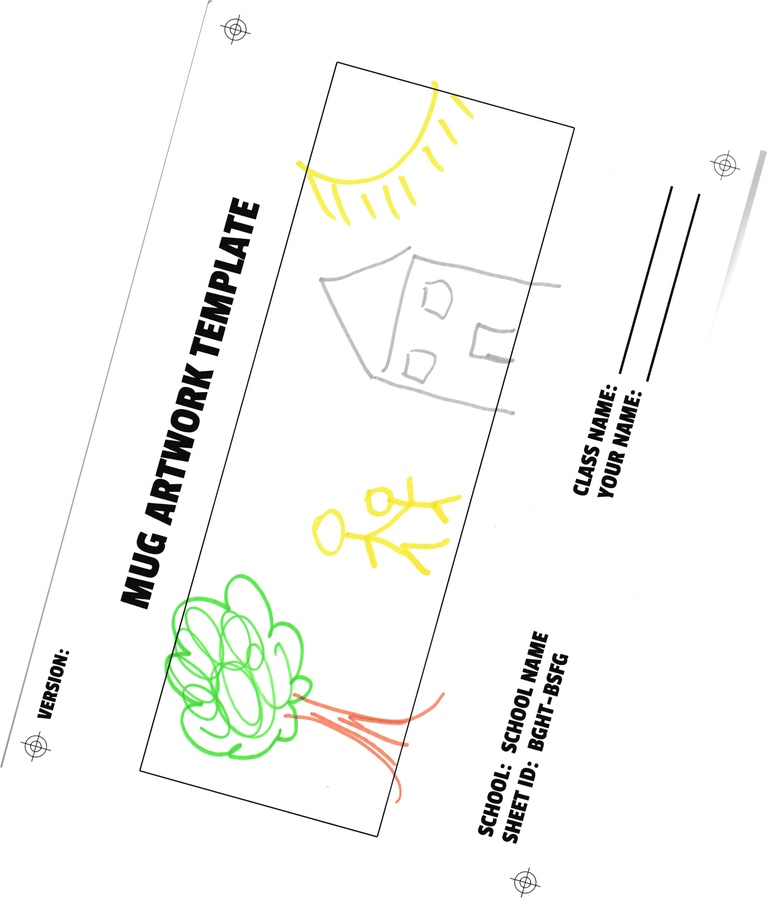
#> input picture samp_balanced.jpg, 767 x 919 px, shrunk from 3380 x 4050 before the run
$ python extract.py
#> lines starting #> are read from the running program, lines starting #| are printed output that depends on the picture; after the words box and inside, x2 and y2 are one past the last pixel; in counts of white or black regions, pixels touching at a corner belong together
import cv2
import numpy as np

img = cv2.imread('samp_balanced.jpg')
#> img is the input picture: shape (919, 767, 3); mean B, G, R 245, 247.5, 246.7
img2 = cv2.imread('samp_balanced.jpg')

kernel = np.ones((5,5),np.uint8)
img = cv2.erode(img,kernel,iterations = 1)
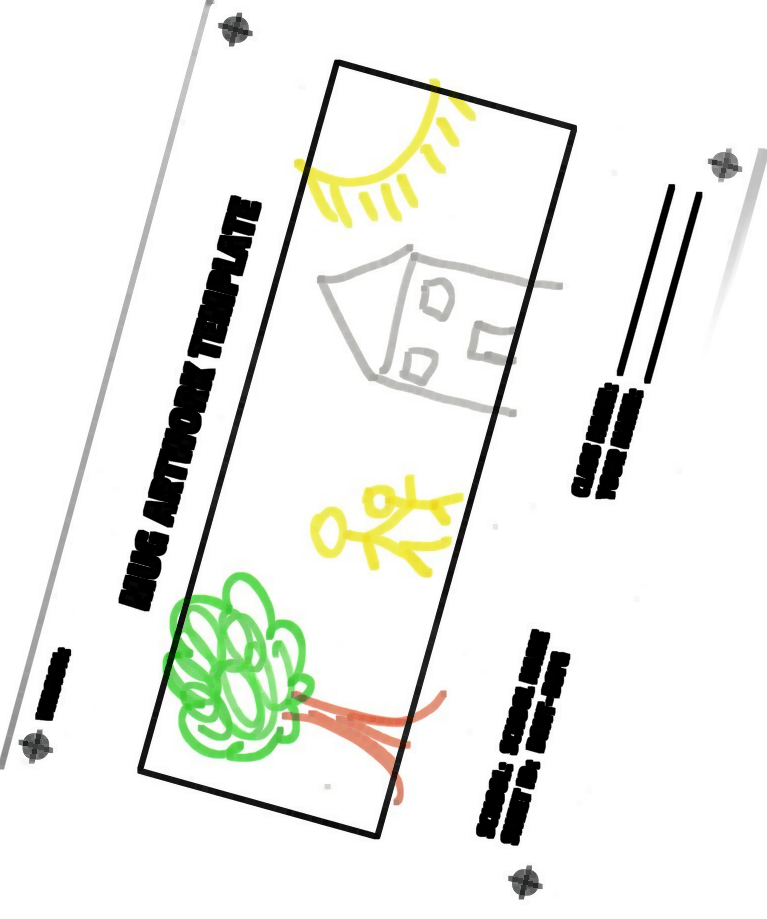
#> img: shape (919, 767, 3); mean B, G, R 232, 236.7, 235.2
gray = cv2.cvtColor(img, cv2.COLOR_BGR2GRAY)
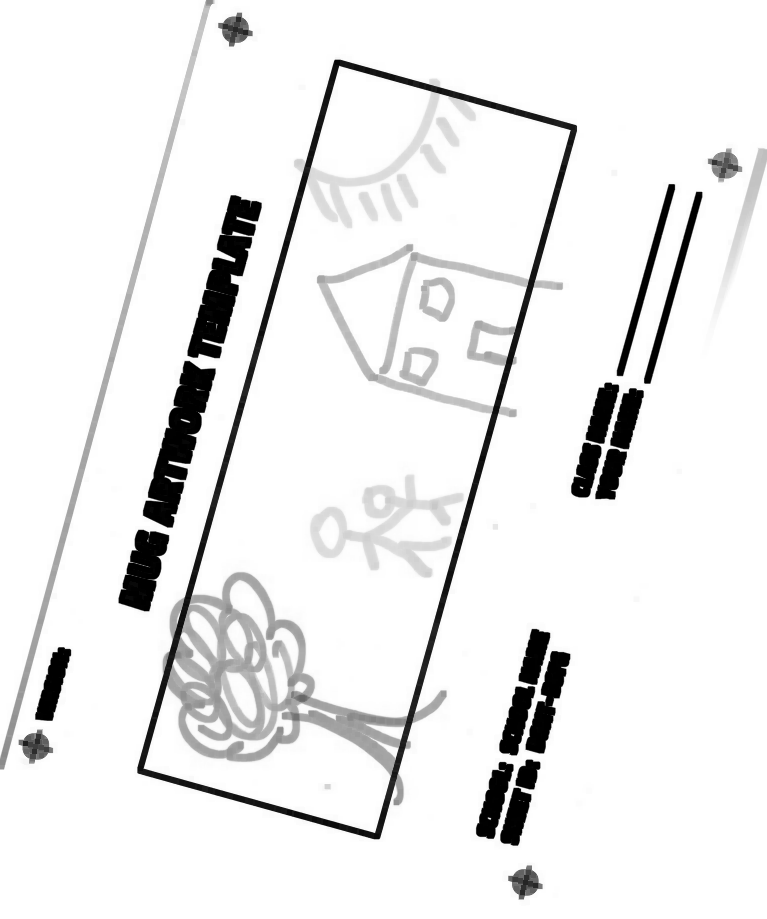
#> gray: shape (919, 767); min 0, max 255, mean 235.7

edges = cv2.Canny(gray, 20, 80)
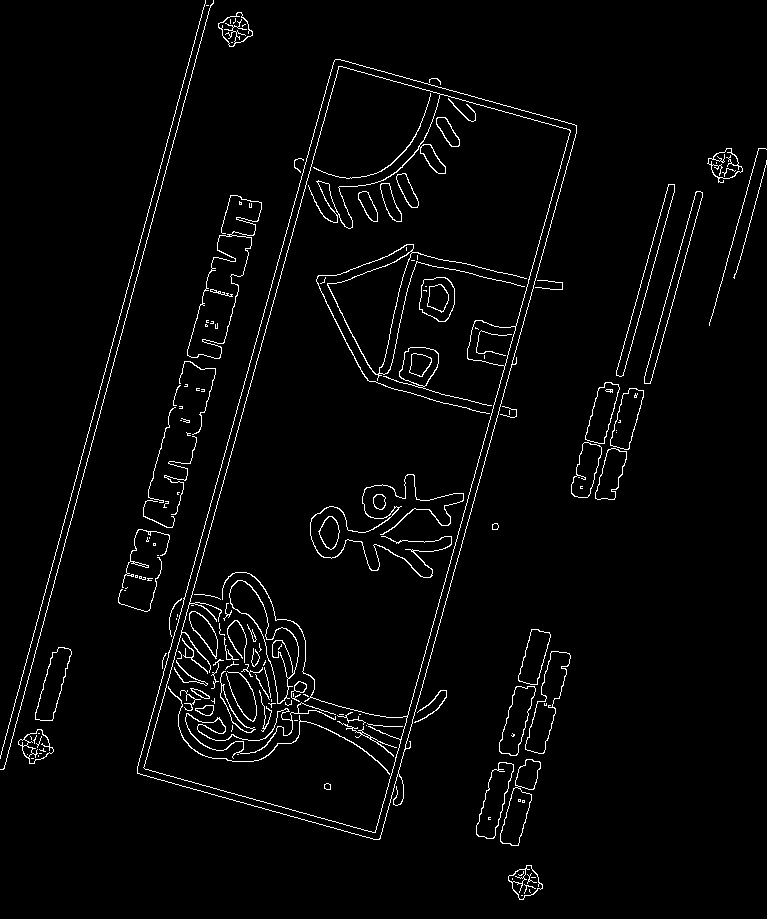
#> edges: shape (919, 767); 2.8% white in thin lines or dots
contours, hierarchy = cv2.findContours(edges, cv2.RETR_EXTERNAL, cv2.CHAIN_APPROX_SIMPLE)
#> contours = 61 contours, 39 with area under 20; largest, box (x1, y1, x2, y2) and area: (137, 59, 577, 840) 187486, (187, 195, 262, 359) 3806, (525, 651, 571, 754) 1914, (500, 759, 541, 846) 1602, (476, 762, 514, 839) 1452

max_area = 0
max_contour = None

for cnt in contours:
    area = cv2.contourArea(cnt)
    x, y, w, h = cv2.boundingRect(cnt)

    if area > max_area:
        max_area = area
        max_contour = cnt
#> this loop made 61 passes
#> (area, x, y, w, h, max_area) on passes 1, 2, 3, 8, 49, 57: (689, 508, 865, 35, 35, 689), (1451.5, 476, 762, 38, 77, 1451.5), (1601.5, 500, 759, 41, 87, 1601.5), (1914, 525, 651, 46, 103, 1914), (3805.5, 187, 195, 75, 164, 3805.5), (187486.5, 137, 59, 440, 781, 187486.5)
#> (area, x, y, w, h) on passes 4, 5, 6, 9, 10, 24: (690.5, 18, 729, 36, 35), (40, 414, 690, 33, 33), (1344, 499, 686, 37, 70), (1312.5, 35, 647, 37, 74), (1057, 518, 629, 33, 56), (60, 122, 529, 48, 59)
#> after the loop, max_area = 187486.5; max_contour = contour of 1121 points, box (x1, y1, x2, y2) (137, 59, 577, 840), area 187486

if max_contour is not None:
    x, y, w, h = cv2.boundingRect(max_contour)
#> x = 137; y = 59; w = 440; h = 781
    # cv2.rectangle(img, (x, y), (x+w, y+h), (0, 255, 0), 3)
    roi = img2[y:y+h, x:x+w]
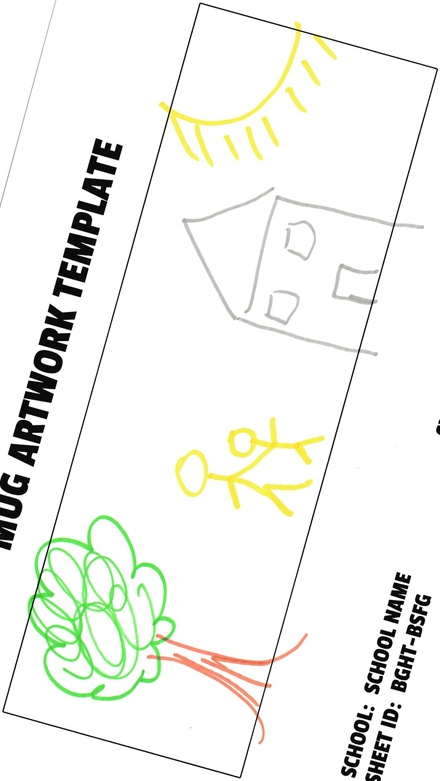
#> roi: shape (781, 440, 3); mean B, G, R 238.2, 243.2, 241.7
    cv2.imwrite('samp_balanced_extracted.jpg', roi)
# cv2.imwrite('samp_balanced_extracted.jpg', img)

$ run again, with aaaaa.jpg copied over samp_balanced.jpg
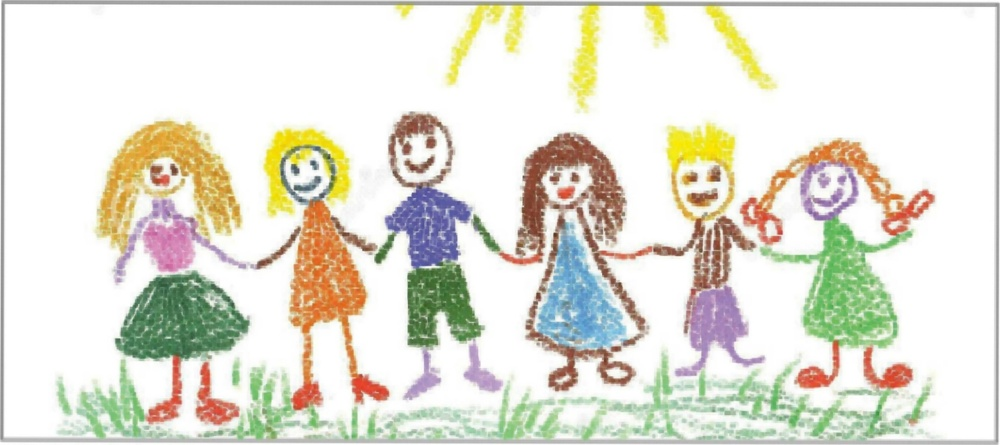
#> input picture aaaaa.jpg, 1000 x 445 px, shrunk from 2642 x 1177 before the run
#> img is the input picture: shape (445, 1000, 3); mean B, G, R 212.9, 225.3, 227.1
#> `edges = cv2.Canny(gray, 20, 80)`:
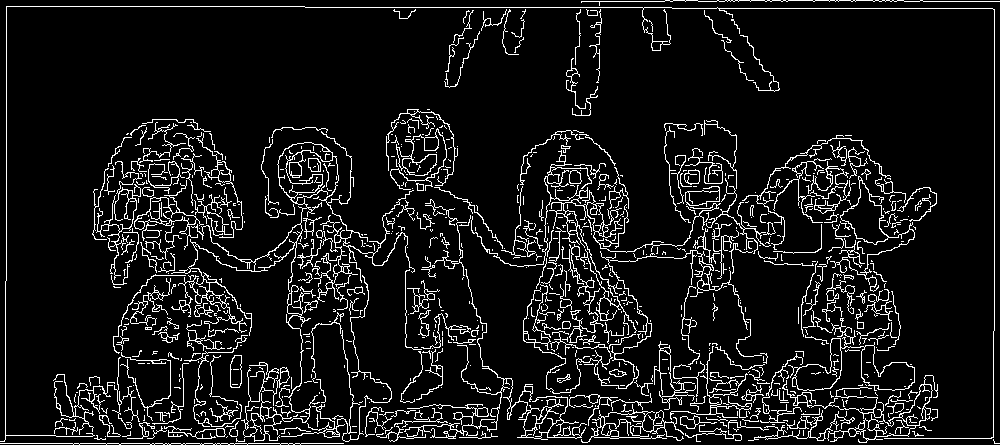
#> edges: shape (445, 1000); 8.9% white in thin lines or dots
#> contours = 717 contours, 628 with area under 20; largest, box (x1, y1, x2, y2) and area: (171, 131, 415, 336) 3104, (788, 318, 915, 391) 2614, (830, 176, 915, 292) 1528, (581, 404, 684, 443) 1168, (782, 375, 938, 443) 1115
#> the loop `for cnt in contours:` made 717 passes
#> (area, x, y, w, h, max_area) on passes 23, 48, 79, 278, 673: (87, 164, 426, 62, 13, 87), (169.5, 680, 415, 37, 14, 169.5), (1168, 581, 404, 103, 39, 1168), (2614, 788, 318, 127, 73, 2614), (3103.5, 171, 131, 244, 205, 3103.5)
#> after the loop `for cnt in contours:`: max_area = 3103.5; max_contour = contour of 1949 points, box (x1, y1, x2, y2) (171, 131, 415, 336), area 3104
#> `roi = img2[y:y+h, x:x+w]`:
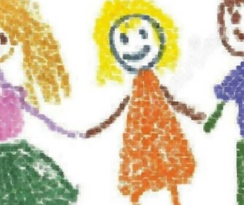
#> roi: shape (205, 244, 3); mean B, G, R 174.7, 204.7, 217.4

$ run again, with balanced.jpg copied over samp_balanced.jpg
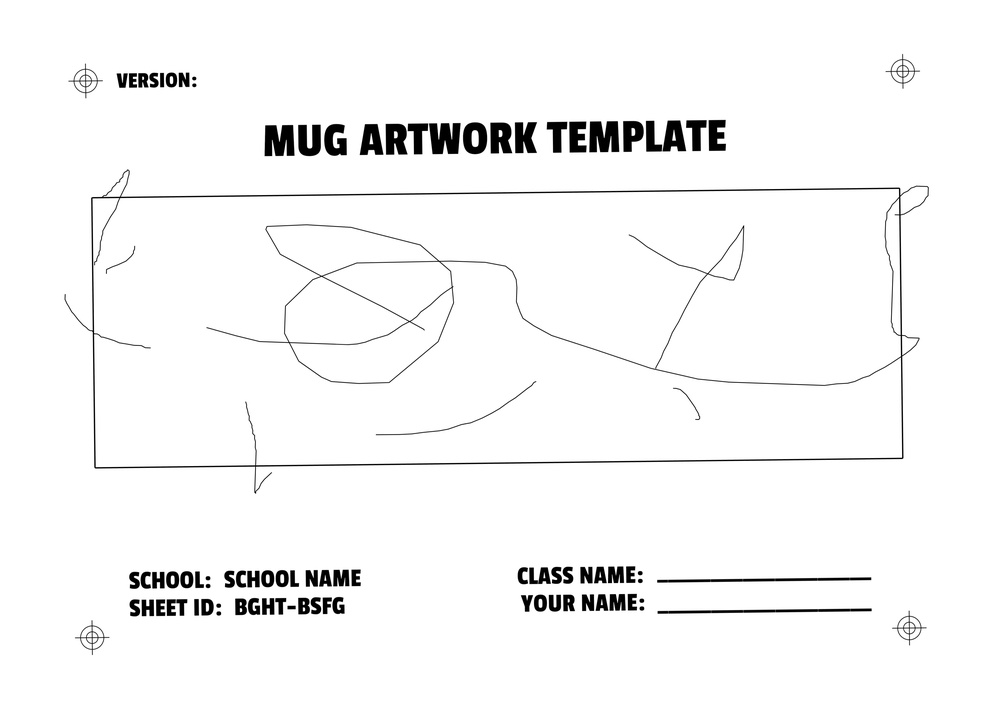
#> input picture balanced.jpg, 995 x 709 px, shrunk from 3934 x 2803 before the run
#> img is the input picture: shape (709, 995, 3); min 0, max 255, mean 246.4
#> `edges = cv2.Canny(gray, 20, 80)`:
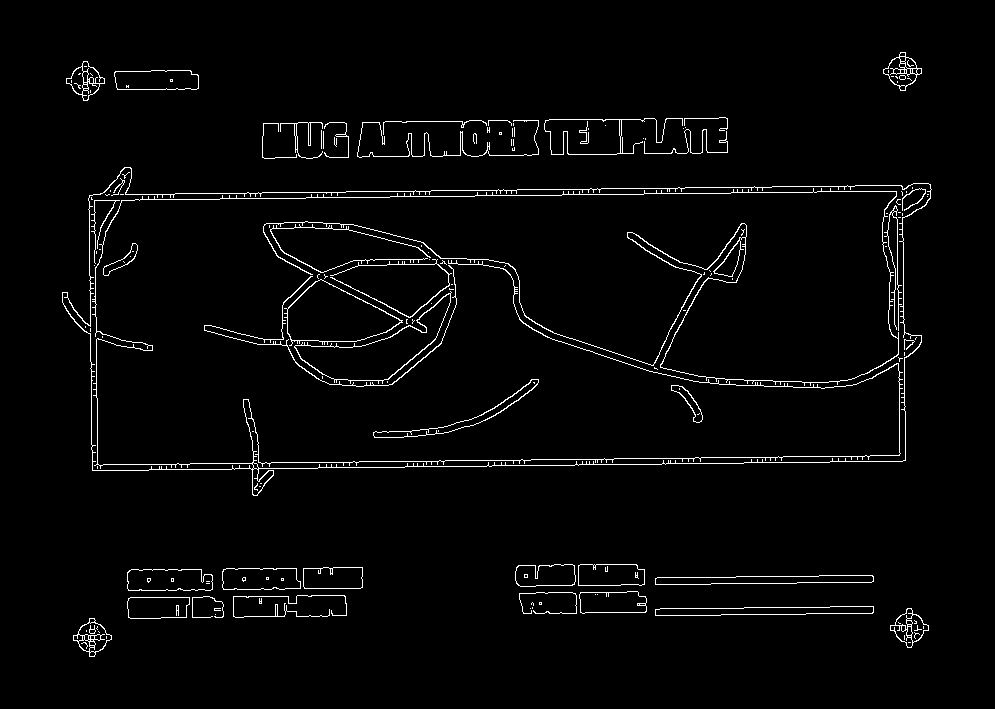
#> edges: shape (709, 995); 2.5% white in thin lines or dots, all inside (x1, y1, x2, y2) = (62, 52, 932, 657)
#> contours = 50 contours, 29 with area under 20; largest, box (x1, y1, x2, y2) and area: (62, 167, 932, 496) 226336, (544, 118, 683, 155) 2436, (127, 569, 213, 591) 1670, (222, 568, 301, 590) 1541, (114, 70, 199, 90) 1498
#> the loop `for cnt in contours:` made 50 passes
#> (area, x, y, w, h, max_area) on passes 1, 3, 7, 16, 17, 22: (797, 73, 618, 39, 39, 797), (800.5, 890, 608, 39, 40, 800.5), (1474, 655, 606, 219, 10, 1474), (1475.5, 655, 575, 219, 10, 1475.5), (1669.5, 127, 569, 86, 22, 1669.5), (226336, 62, 167, 870, 329, 226336)
#> after the loop `for cnt in contours:`: max_area = 226336; max_contour = contour of 281 points, box (x1, y1, x2, y2) (62, 167, 932, 496), area 226336
#> `x, y, w, h = cv2.boundingRect(max_contour)`: x = 62; y = 167; w = 870; h = 329
#> `roi = img2[y:y+h, x:x+w]`:
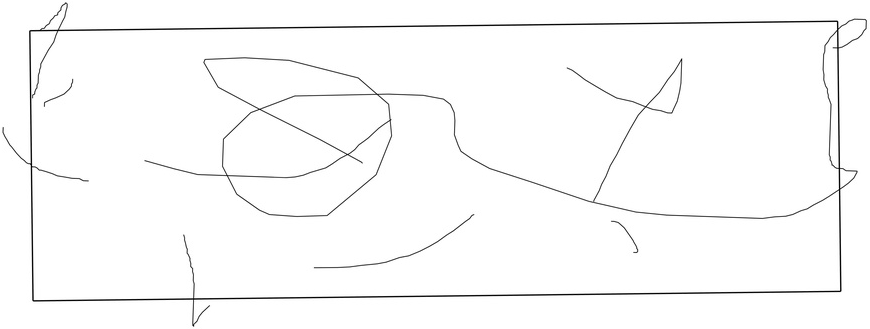
#> roi: shape (329, 870, 3); min 0, max 255, mean 250.1
